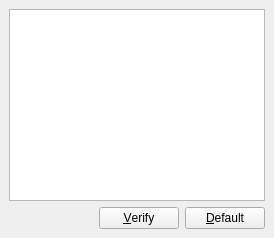
       <widget class="QWidget" name="tabValues">
        <attribute name="title">
         <string>Blinds/Antes</string>
        </attribute>
        <layout class="QVBoxLayout">
         <property name="spacing">
          <number>6</number>
         </property>
         <property name="margin">
          <number>9</number>
         </property>
         <item>
          <widget class="QTableWidget" name="tableValues"/>
         </item>
         <item>
          <layout class="QHBoxLayout">
           <property name="spacing">
            <number>6</number>
           </property>
           <property name="margin">
            <number>0</number>
           </property>
           <item>
            <spacer>
             <property name="orientation">
              <enum>Qt::Horizontal</enum>
             </property>
             <property name="sizeHint" stdset="0">
              <size>
               <width>40</width>
               <height>20</height>
              </size>
             </property>
            </spacer>
           </item>
           <item>
            <widget class="QPushButton" name="btnVerifyValues">
             <property name="text">
              <string>&amp;Verify</string>
             </property>
            </widget>
           </item>
           <item>
            <widget class="QPushButton" name="btnDefaultValues">
             <property name="text">
              <string>&amp;Default</string>
             </property>
            </widget>
           </item>
          </layout>
         </item>
        </layout>
       </widget>
